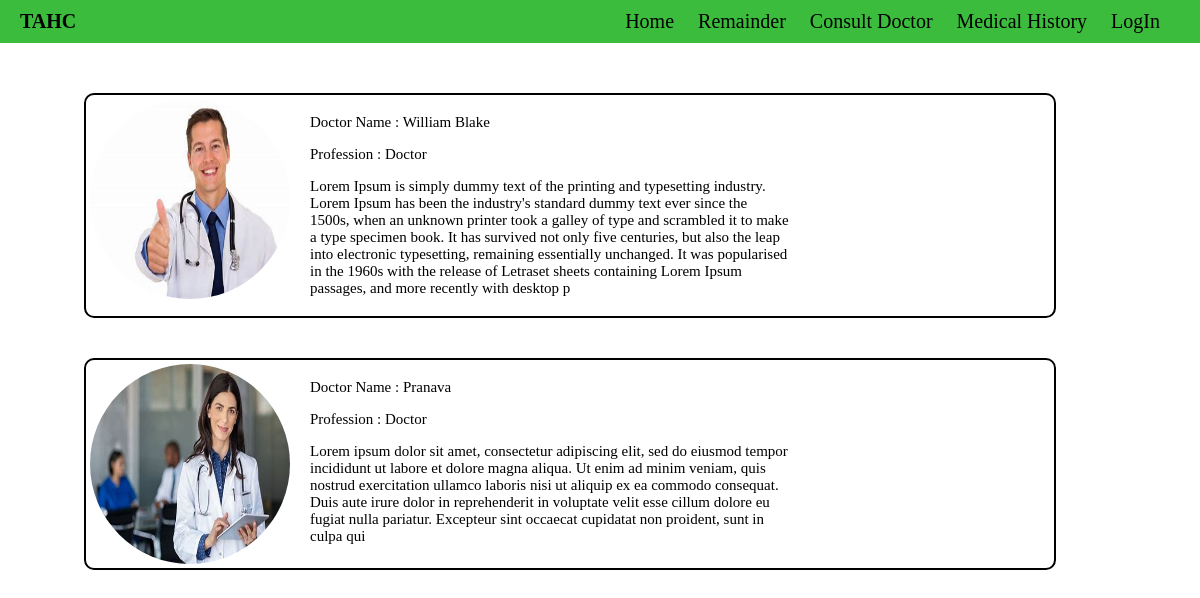
The app's page /Doctor_profile with its own data.
### Health/models.py (models this page shows)
class Doctor(models.Model):
    host = models.OneToOneField(User, on_delete=models.CASCADE)
    Name = models.CharField(max_length=30)
    Profile_pic = models.ImageField(null=True ,default="doctor.png")
    Date_of_birth = models.DateField(null=True)
    street = models.CharField(max_length=100)
    city = models.CharField(max_length=30)
    state = models.CharField(max_length=30)
    country = models.CharField(max_length=30)
    Experience = models.PositiveIntegerField()
    Position = models.CharField(max_length=30)
    Profession = models.CharField(max_length=100)
    About_me = models.TextField(max_length=500)
    Education_from = models.CharField(max_length=100)
    email = models.EmailField(blank= False)
    mobile_number = models.IntegerField(blank = True)

### Health/views.py (the view)
# urls.py: path('Doctor_profile',views.consult_doctor,name="consult_doctor"),
def consult_doctor(request):
    all_doc = Doctor.objects.all()
    context={"all_doc":all_doc}
    return render(request,"Health/Consult_Doctor.html",context)

### Health/templates/Health/Consult_Doctor.html (shortened to what this page needs)
{% extends 'main.html' %}
{% block content%}
<div class="choice_acc">
    {%for field in all_doc %}
    <a href="{% url 'doctor_data' field.id %}">
        <div class="parent_choice_acc">
            <div class="left">
                <img src="{{field.Profile_pic.url}}" alt="" ,width="100px">
            </div>
            <div class="child_acc">
                <p class="p-10px">Doctor Name : {{field.Name}}</p>
                <p class="p-10px">Profession : {{field.Profession}}</p>
                <p class="p-10px">{{field.About_me}}</p>
    </a>
</div>
{% endfor %}
{% endblock %}

### static/styles/main.css (style rules this page uses)
body { margin: 0px; padding: 0px; }
.choice_acc { margin: 30px; display: flex; align-items: center; flex-direction: column; width: 90vw; }
.choice_acc .parent_choice_acc { display: flex; margin: 20px 20px; padding: 4px; border: 2px solid black; border-radius: 10px; width: 80vw; }
.choice_acc .left { display: flex; justify-content: space-around; align-items: space-around; }
.choice_acc .left img { border-radius: 50%; width: 200px; height: 200px; }
.choice_acc .child_acc { width: 40vw; margin: 0px 20px; }
.choice_acc .child_acc a { text-decoration: none; color: black; font-size: 30px; }
.choice_acc .child_acc p { font-size: 20px; }
.choice_acc .child_acc .p-10px { font-size: 15px; }

### records on screen
Doctor: Profile_pic (picture), Name "William Blake", Profession "Doctor", About_me "Lorem Ipsum is simply dummy text of the printing and typesetting industry. Lorem Ipsum has been the industry's standard dummy text ever since the 1500s, when an unknown printer took a galley of type and scrambled it to make a type specimen book. It has survived not only five centuries, but also the leap into electronic typesetting, remaining essentially unchanged. It was popularised in the 1960s with the release of Letraset sheets containing Lorem Ipsum passages, and more recently with desktop p"
Doctor: Profile_pic (picture), Name "Pranava", Profession "Doctor", About_me "Lorem ipsum dolor sit amet, consectetur adipiscing elit, sed do eiusmod tempor incididunt ut labore et dolore magna aliqua. Ut enim ad minim veniam, quis nostrud exercitation ullamco laboris nisi ut aliquip ex ea commodo consequat. Duis aute irure dolor in reprehenderit in voluptate velit esse cillum dolore eu fugiat nulla pariatur. Excepteur sint occaecat cupidatat non proident, sunt in culpa qui"
